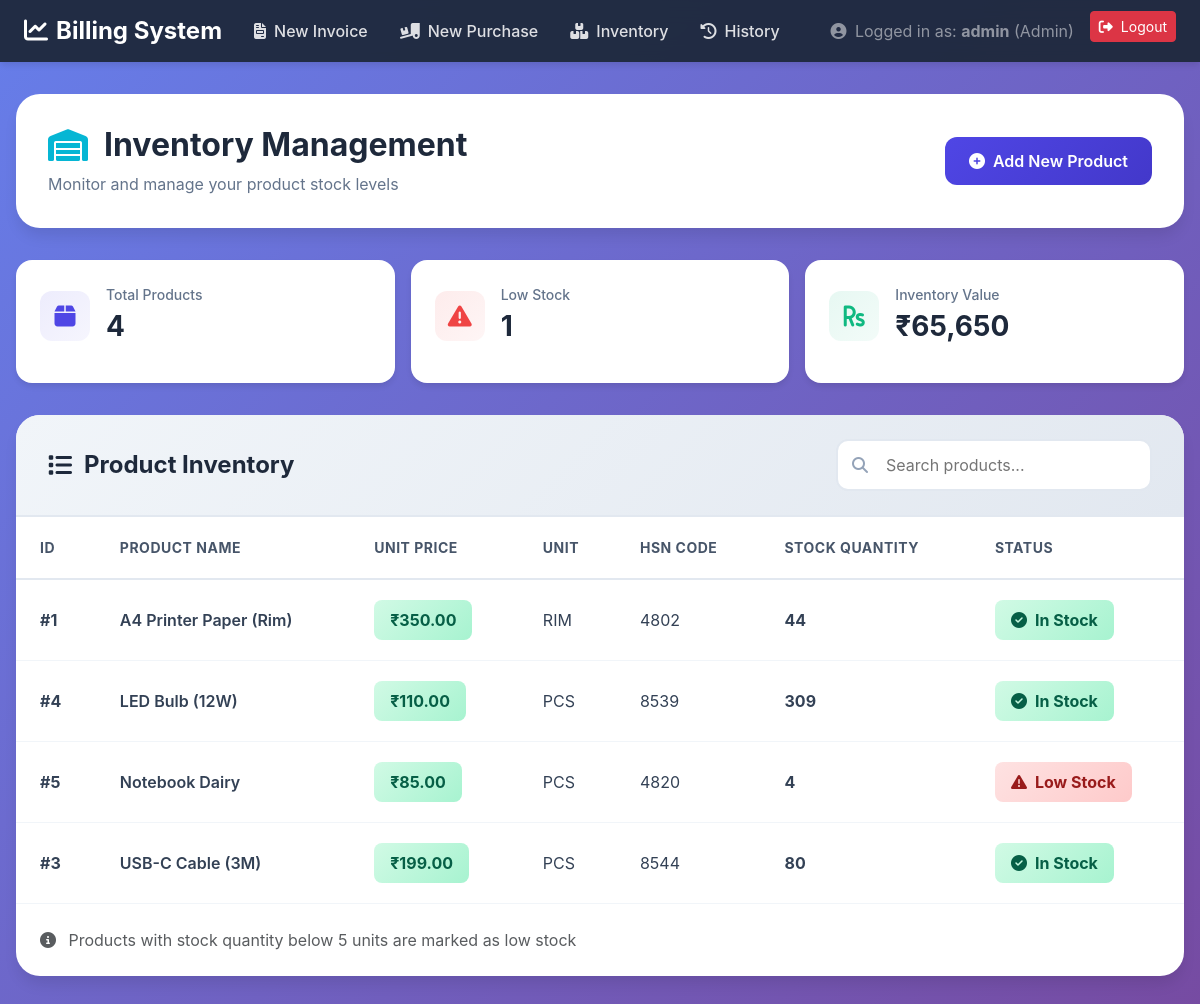
Page /view_inventory.php (signed in) on the committed database.
### tables this page shows
CREATE TABLE `products` (
  `Product_ID` int(11) NOT NULL,
  `Name` varchar(100) NOT NULL,
  `Price` decimal(10,2) NOT NULL,
  `HsnCode` varchar(20) DEFAULT NULL,
  `Unit` varchar(10) DEFAULT NULL,
  `Stock_Quantity` int(11) NOT NULL DEFAULT 0
);

### secure_page_template.php (called while the page is built, shortened)
<?php
function check_permission(array $required_roles) {
    return in_array($_SESSION['role'], $required_roles);
}
?>

### view_inventory.php (the view, shortened to what this page needs)
<?php
include 'secure_page_template.php';
include 'db_connect.php';
$sql = "SELECT Product_ID, Name, Price, HsnCode, Unit, Stock_Quantity FROM PRODUCTS ORDER BY Name ASC";
$result = $conn->query($sql);
?>
<!DOCTYPE html>
<html lang="en">
<head>
    <link href="https://cdn.jsdelivr.net/npm/bootstrap@5.3.3/dist/css/bootstrap.min.css" rel="stylesheet">
    <link rel="stylesheet" href="https://cdnjs.cloudflare.com/ajax/libs/font-awesome/6.4.0/css/all.min.css">
</head>
<body>
    <nav class="navbar navbar-expand-lg navbar-dark">
        <div class="container-fluid px-4">
            <a class="navbar-brand" href="index.php">
                <i class="fas fa-chart-line me-2"></i>Billing System
            </a>
            <div class="collapse navbar-collapse" id="navbarNav">
                <ul class="navbar-nav me-auto">
                    <li class="nav-item">
                        <a class="nav-link" href="invoice_form.php">
                            <i class="fas fa-file-invoice me-2"></i>New Invoice
                        </a>
                    </li>
                    <?php if (check_permission([ROLE_ADMIN, ROLE_MANAGER])): ?>
                    <li class="nav-item">
                        <a class="nav-link" href="purchase_form.php">
                            <i class="fas fa-truck-loading me-2"></i>New Purchase
                        </a>
                    </li>
                    <?php endif; ?>
                    <li class="nav-item">
                        <a class="nav-link" href="view_inventory.php">
                            <i class="fas fa-boxes me-2"></i>Inventory
                        </a>
                    </li>
                    <li class="nav-item">
                        <a class="nav-link" href="invoice_history.php">
                            <i class="fas fa-history me-2"></i>History
                        </a>
                    </li>
                </ul>
                <ul class="navbar-nav ms-auto">
                    <li class="nav-item me-3 d-flex align-items-center">
                        <span class="navbar-text text-white-50">
                            <i class="fas fa-user-circle me-1"></i> Logged in as:
                            <strong><?= htmlspecialchars($_SESSION['username']) ?></strong>
                            (<?= htmlspecialchars($_SESSION['role']) ?>)
                        </span>
                    </li>
                    <li class="nav-item">
                        <a class="btn btn-sm btn-danger" href="logout.php">
                            <i class="fas fa-sign-out-alt me-2"></i>Logout
                        </a>
                    </li>
                </ul>
            </div>
        </div>
    </nav>
    <div class="inventory-container">
        <div class="page-header">
            <div class="page-header-content">
                <h1>
                    <i class="fas fa-warehouse"></i>
                    <span>Inventory Management</span>
                </h1>
                <p>Monitor and manage your product stock levels</p>
            </div>
            <?php if (check_permission([ROLE_ADMIN, ROLE_MANAGER])): ?>
            <a href="product_form.php" class="btn btn-primary-enhanced btn-enhanced">
                <i class="fas fa-plus-circle me-2"></i>Add New Product
            </a>
            <?php endif; ?>
        </div>
        <?php
        $total_products = $result->num_rows;
        $low_stock_count = 0;
        $out_of_stock = 0;
        $total_value = 0;
        $result->data_seek(0);
        while($row = $result->fetch_assoc()) {
            if ($row['Stock_Quantity'] == 0) $out_of_stock++;
            else if ($row['Stock_Quantity'] < 5) $low_stock_count++;
            $total_value += $row['Price'] * $row['Stock_Quantity'];
        }
        $result->data_seek(0);
        ?>
        <div class="stats-cards">
            <div class="stat-card">
                <div class="stat-card-header">
                    <div class="stat-icon primary">
                        <i class="fas fa-box"></i>
                    </div>
                    <div>
                        <div class="stat-label">Total Products</div>
                        <div class="stat-value"><?= $total_products ?></div>
                    </div>
                </div>
            </div>
            <div class="stat-card">
                <div class="stat-card-header">
                    <div class="stat-icon danger">
                        <i class="fas fa-exclamation-triangle"></i>
                    </div>
                    <div>
                        <div class="stat-label">Low Stock</div>
                        <div class="stat-value"><?= $low_stock_count ?></div>
                    </div>
                </div>
            </div>
            <div class="stat-card">
                <div class="stat-card-header">
                    <div class="stat-icon success">
                        <i class="fas fa-rupee-sign"></i>
                    </div>
                    <div>
                        <div class="stat-label">Inventory Value</div>
                        <div class="stat-value">₹<?= number_format($total_value, 0) ?></div>
                    </div>
                </div>
            </div>
        </div>
        <div class="table-card">
            <div class="table-header">
                <div class="d-flex justify-content-between align-items-center flex-wrap gap-3">
                    <h2>
                        <i class="fas fa-list"></i>
                        <span>Product Inventory</span>
                    </h2>
                    <div class="search-box">
                        <i class="fas fa-search"></i>
                        <input type="text" id="searchInput" placeholder="Search products..." onkeyup="searchTable()">
                    </div>
                </div>
            </div>
            <?php if ($result->num_rows > 0): ?>
                <div class="table-responsive">
                    <table class="table table-modern" id="inventoryTable">
                        <thead>
                            <tr>
                                <th>ID</th>
                                <th>Product Name</th>
                                <th>Unit Price</th>
                                <th>Unit</th>
                                <th>HSN Code</th>
                                <th>Stock Quantity</th>
                                <th>Status</th>
                            </tr>
                        </thead>
                        <tbody>
                            <?php while($row = $result->fetch_assoc()):
                                $stock = $row['Stock_Quantity'];
                                $status_class = '';
                                $status_text = '';
                                $status_icon = '';
                                if ($stock == 0) {
                                    $status_class = 'stock-out';
                                    $status_text = 'Out of Stock';
                                    $status_icon = 'fas fa-times-circle';
                                } else if ($stock < 5) {
                                    $status_class = 'stock-low';
                                    $status_text = 'Low Stock';
                                    $status_icon = 'fas fa-exclamation-triangle';
                                } else if ($stock < 20) {
                                    $status_class = 'stock-medium';
                                    $status_text = 'Medium';
                                    $status_icon = 'fas fa-minus-circle';
                                } else {
                                    $status_class = 'stock-good';
                                    $status_text = 'In Stock';
                                    $status_icon = 'fas fa-check-circle';
                                }
                            ?>
                            <tr>
                                <td><strong>#<?= htmlspecialchars($row['Product_ID']) ?></strong></td>
                                <td class="product-name"><?= htmlspecialchars($row['Name']) ?></td>
                                <td><span class="price-badge">₹<?= number_format($row['Price'], 2) ?></span></td>
                                <td><?= htmlspecialchars($row['Unit']) ?></td>
                                <td><?= htmlspecialchars($row['HsnCode']) ?></td>
                                <td><strong><?= htmlspecialchars($row['Stock_Quantity']) ?></strong></td>
                                <td>
                                    <span class="stock-badge <?= $status_class ?>">
                                        <i class="<?= $status_icon ?>"></i>
                                        <span><?= $status_text ?></span>
                                    </span>
                                </td>
                            </tr>
                            <?php endwhile; ?>
                        </tbody>
                    </table>
                </div>
                <div class="p-4">
                    <p class="text-muted mb-0">
                        <i class="fas fa-info-circle me-2"></i>
                        Products with stock quantity below 5 units are marked as low stock
                    </p>
                </div>
            <?php endif; ?>
        </div>
    </div>
</body>
</html>

### view_inventory.php (style rules this page uses)
:root { --primary: #4f46e5; --success: #10b981; --danger: #ef4444; --warning: #f59e0b; --info: #06b6d4; }
body { background: linear-gradient(135deg, #667eea 0%, #764ba2 100%); min-height: 100vh; font-family: 'Inter', sans-serif; }
.navbar { background: rgba(30, 41, 59, 0.95) !important; backdrop-filter: blur(10px); box-shadow: 0 4px 6px -1px rgba(0, 0, 0, 0.1); }
.navbar-brand { font-weight: 700; font-size: 1.5rem; color: #fff !important; }
.nav-link { color: rgba(255, 255, 255, 0.85) !important; font-weight: 500; padding: 0.5rem 1rem !important; border-radius: 0.5rem; transition: all 0.3s ease; }
.inventory-container { max-width: 1400px; margin: 2rem auto; padding: 0 1rem; }
.page-header { background: white; border-radius: 1.5rem; padding: 2rem; margin-bottom: 2rem; box-shadow: 0 10px 15px -3px rgba(0, 0, 0, 0.1); display: flex; justify-content: space-between; align-items: center; flex-wrap: wrap; gap: 1rem; }
.page-header-content h1 { font-size: 2rem; font-weight: 700; color: #1e293b; margin: 0 0 0.5rem 0; display: flex; align-items: center; gap: 1rem; }
.page-header-content h1 i { color: var(--info); }
.page-header-content p { color: #64748b; margin: 0; }
.stats-cards { display: grid; grid-template-columns: repeat(auto-fit, minmax(200px, 1fr)); gap: 1rem; margin-bottom: 2rem; }
.stat-card { background: white; border-radius: 1rem; padding: 1.5rem; box-shadow: 0 4px 6px -1px rgba(0, 0, 0, 0.1); transition: transform 0.3s ease; }
.stat-card-header { display: flex; align-items: center; gap: 1rem; margin-bottom: 0.75rem; }
.stat-icon { width: 50px; height: 50px; border-radius: 0.75rem; display: flex; align-items: center; justify-content: center; font-size: 1.5rem; }
.stat-icon.primary { background: linear-gradient(135deg, rgba(79, 70, 229, 0.1), rgba(79, 70, 229, 0.05)); color: var(--primary); }
.stat-icon.success { background: linear-gradient(135deg, rgba(16, 185, 129, 0.1), rgba(16, 185, 129, 0.05)); color: var(--success); }
.stat-icon.danger { background: linear-gradient(135deg, rgba(239, 68, 68, 0.1), rgba(239, 68, 68, 0.05)); color: var(--danger); }
.stat-label { font-size: 0.875rem; color: #64748b; font-weight: 500; }
.stat-value { font-size: 1.75rem; font-weight: 700; color: #1e293b; }
.table-card { background: white; border-radius: 1.5rem; box-shadow: 0 10px 15px -3px rgba(0, 0, 0, 0.1); overflow: hidden; }
.table-header { background: linear-gradient(135deg, #f1f5f9, #e2e8f0); padding: 1.5rem 2rem; border-bottom: 2px solid #e2e8f0; }
.table-header h2 { font-size: 1.5rem; font-weight: 700; color: #1e293b; margin: 0; display: flex; align-items: center; gap: 0.75rem; }
.search-box { position: relative; max-width: 400px; }
.search-box input { padding: 0.75rem 1rem 0.75rem 3rem; border: 2px solid #e2e8f0; border-radius: 0.75rem; width: 100%; transition: all 0.3s ease; }
.search-box i { position: absolute; left: 1rem; top: 50%; transform: translateY(-50%); color: #94a3b8; }
.table-modern { width: 100%; margin: 0; }
.table-modern thead th { background: white; color: #475569; font-weight: 700; font-size: 0.875rem; text-transform: uppercase; letter-spacing: 0.5px; padding: 1.25rem 1.5rem; border-bottom: 2px solid #e2e8f0; position: sticky; top: 0; z-index: 10; }
.table-modern tbody tr { transition: all 0.3s ease; border-bottom: 1px solid #f1f5f9; }
.table-modern tbody td { padding: 1.25rem 1.5rem; vertical-align: middle; color: #334155; }
.product-name { font-weight: 600; color: #1e293b; }
.price-badge { background: linear-gradient(135deg, #d1fae5, #a7f3d0); color: #065f46; padding: 0.5rem 1rem; border-radius: 0.5rem; font-weight: 700; display: inline-block; }
.stock-badge { padding: 0.5rem 1rem; border-radius: 0.5rem; font-weight: 700; display: inline-flex; align-items: center; gap: 0.5rem; }
.stock-good { background: linear-gradient(135deg, #d1fae5, #a7f3d0); color: #065f46; }
.stock-low { background: linear-gradient(135deg, #fee2e2, #fecaca); color: #991b1b; }
.btn-enhanced { padding: 0.75rem 1.5rem; border-radius: 0.75rem; font-weight: 600; transition: all 0.3s ease; border: none; }
.btn-primary-enhanced { background: linear-gradient(135deg, var(--primary), #4338ca); color: white; }

### rows in the picture
products: Product_ID "1", Name "A4 Printer Paper (Rim)", Price "350.00", Unit "RIM", HsnCode "4802", Stock_Quantity "44", Stock_Quantity "In Stock"
products: Product_ID "4", Name "LED Bulb (12W)", Price "110.00", Unit "PCS", HsnCode "8539", Stock_Quantity "309", Stock_Quantity "In Stock"
products: Product_ID "5", Name "Notebook Dairy", Price "85.00", Unit "PCS", HsnCode "4820", Stock_Quantity "4", Stock_Quantity "Low Stock"
products: Product_ID "3", Name "USB-C Cable (3M)", Price "199.00", Unit "PCS", HsnCode "8544", Stock_Quantity "80", Stock_Quantity "In Stock"

### other values in the picture
$_SESSION['username'] "admin"
$_SESSION['role'] "Admin"
$total_products "4"
$low_stock_count "1"
$total_value "65,650"
